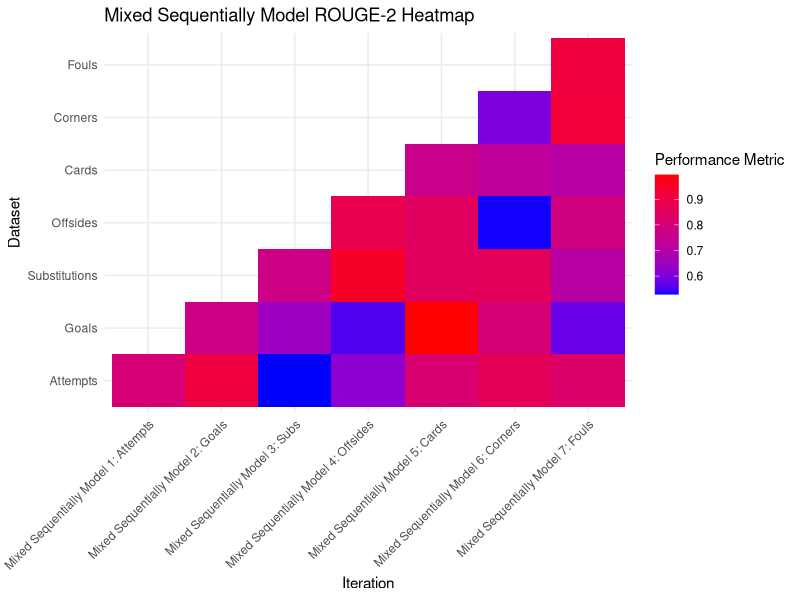
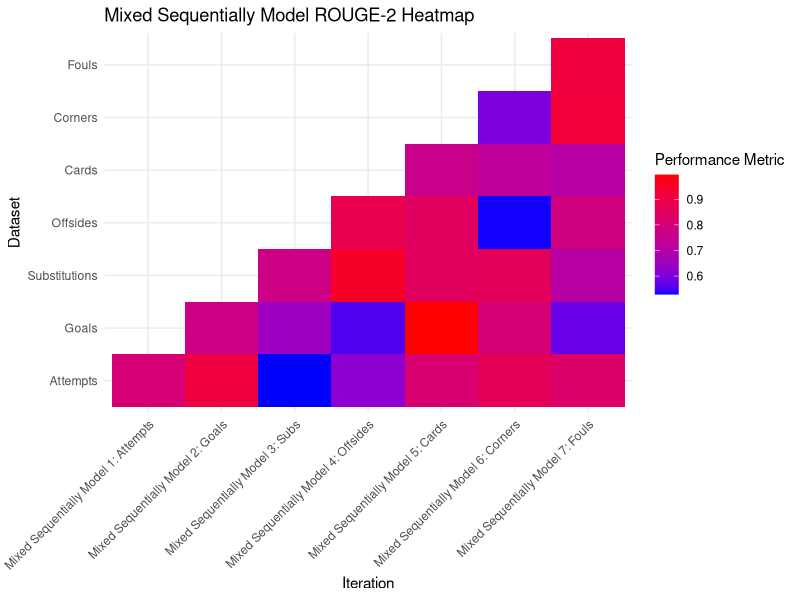

Reproduce these figures in R, in order.
library(ggplot2)

# dataset names
dataset_names <- c("Attempts", "Goals", "Substitutions", "Offsides", "Cards", "Corners", "Fouls")

# iteration names - reflecting seven different models without refreshers
iteration_names <- c("Mixed Sequentially Model 1: Attempts", 
                     "Mixed Sequentially Model 2: Goals", 
                     "Mixed Sequentially Model 3: Subs", 
                     "Mixed Sequentially Model 4: Offsides", 
                     "Mixed Sequentially Model 5: Cards", 
                     "Mixed Sequentially Model 6: Corners", 
                     "Mixed Sequentially Model 7: Fouls")

# Create an empty data frame to store the model performance
model_performance <- data.frame(
  Iteration = factor(),
  Dataset = factor(),
  PerformanceMetric = numeric()
)

# Define the number of datasets to include in each iteration
datasets_per_iteration <- c(1, 2, 3, 4, 5, 6, 7)

# Populate the data frame with your data
for (i in 1:7) {
  # Get the number of datasets for this iteration
  num_datasets <- datasets_per_iteration[i]
  
  # Generate performance metrics for the datasets
  performance_metrics <- runif(num_datasets, min = 0.5, max = 1)
  
  # Create iteration data for the current number of datasets
  iteration_data <- data.frame(
    Iteration = factor(rep(iteration_names[i], num_datasets), levels = iteration_names),
    Dataset = factor(dataset_names[1:num_datasets], levels = dataset_names),
    PerformanceMetric = performance_metrics
  )
  
  # Combine the iteration data with the main data frame
  model_performance <- rbind(model_performance, iteration_data)
}

# Create the heatmap
heatmap <- ggplot(model_performance, aes(x = Iteration, y = Dataset, fill = PerformanceMetric)) +
  geom_tile() +  # Use geom_tile for heatmap squares
  scale_fill_gradient(low = "blue", high = "red") +  # Color gradient for performance metric
  theme_minimal() + 
  theme(axis.text.x = element_text(angle = 45, hjust = 1, vjust = 1)) +
  labs(title = "Mixed Sequentially Model ROUGE-2 Heatmap",
       x = "Iteration",
       y = "Dataset",
       fill = "Performance Metric")

# Print the heatmap
print(heatmap)

# Save the heatmap
ggsave("mixed_sequentially_model_ROUGE_2_heatmap.png", plot = heatmap, width = 12, height = 6, dpi = 300)